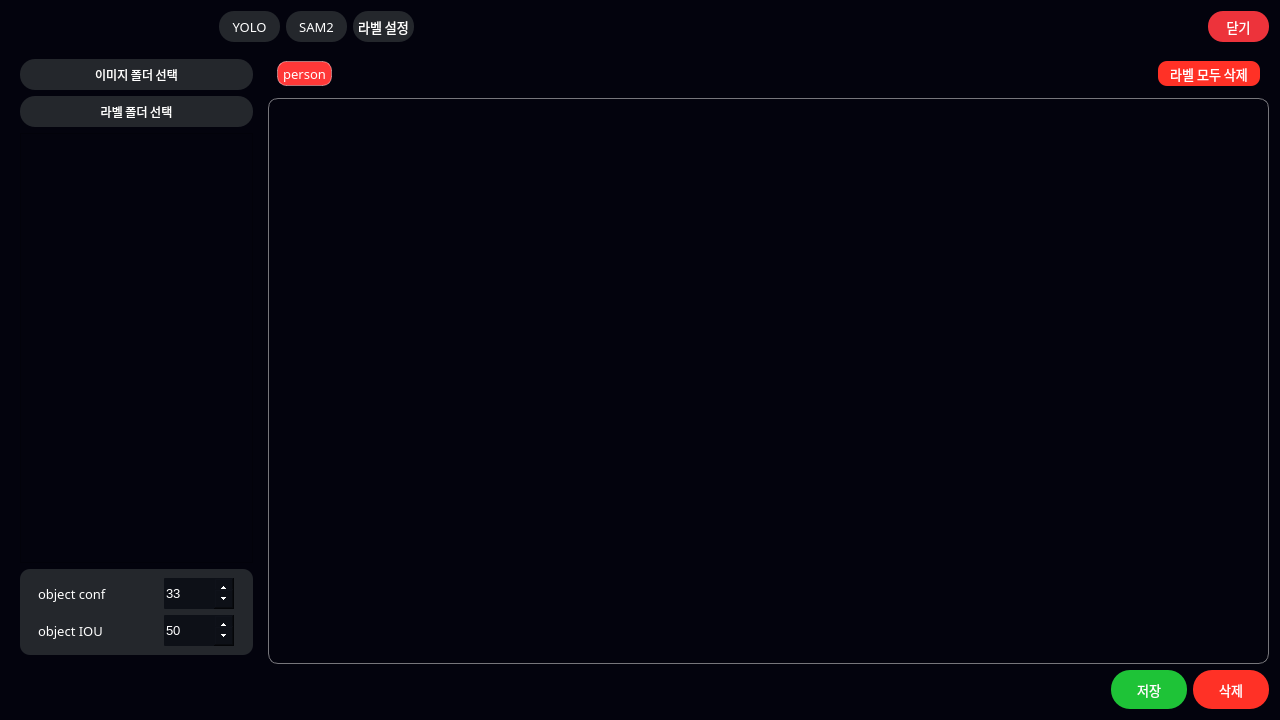
<?xml version="1.0" encoding="UTF-8"?>
<ui version="4.0">
 <class>labeling_window</class>
 <widget class="QWidget" name="labeling_window">
  <property name="windowModality">
   <enum>Qt::WindowModality::ApplicationModal</enum>
  </property>
  <property name="geometry">
   <rect>
    <x>0</x>
    <y>0</y>
    <width>1280</width>
    <height>720</height>
   </rect>
  </property>
  <property name="maximumSize">
   <size>
    <width>999999</width>
    <height>9999999</height>
   </size>
  </property>
  <property name="focusPolicy">
   <enum>Qt::FocusPolicy::StrongFocus</enum>
  </property>
  <property name="windowTitle">
   <string notr="true">Labeling</string>
  </property>
  <property name="styleSheet">
   <string notr="true">background-color: rgb(3, 3, 13);</string>
  </property>
  <layout class="QVBoxLayout" name="verticalLayout_6">
   <item>
    <layout class="QVBoxLayout" name="verticalLayout_4">
     <item>
      <layout class="QHBoxLayout" name="horizontalLayout_9">
       <item>
        <layout class="QHBoxLayout" name="horizontalLayout_6">
         <item>
          <widget class="QLabel" name="top_logo_2">
           <property name="minimumSize">
            <size>
             <width>202</width>
             <height>32</height>
            </size>
           </property>
           <property name="maximumSize">
            <size>
             <width>202</width>
             <height>32</height>
            </size>
           </property>
           <property name="font">
            <font>
             <family>Sans</family>
            </font>
           </property>
           <property name="text">
            <string/>
           </property>
           <property name="pixmap">
            <pixmap resource="../resource.qrc">:/newPrefix/ui/logo.png</pixmap>
           </property>
           <property name="scaledContents">
            <bool>true</bool>
           </property>
          </widget>
         </item>
         <item>
          <widget class="QPushButton" name="YOLO_bnt">
           <property name="minimumSize">
            <size>
             <width>61</width>
             <height>31</height>
            </size>
           </property>
           <property name="maximumSize">
            <size>
             <width>61</width>
             <height>31</height>
            </size>
           </property>
           <property name="font">
            <font>
             <family>NanumSquareRound</family>
             <pointsize>10</pointsize>
             <bold>false</bold>
            </font>
           </property>
           <property name="cursor">
            <cursorShape>PointingHandCursor</cursorShape>
           </property>
           <property name="styleSheet">
            <string notr="true">QPushButton {
    background-color: rgb(36, 39, 44);
    color: rgb(255, 255, 255);
    border-radius: 15px;
}

QPushButton:checked {
    background-color: rgb(30, 195, 55);
    color: rgb(255, 255, 255);
    border-radius: 15px;
}</string>
           </property>
           <property name="text">
            <string>YOLO</string>
           </property>
           <property name="checkable">
            <bool>false</bool>
           </property>
          </widget>
         </item>
         <item>
          <widget class="QPushButton" name="SAM2_bnt">
           <property name="minimumSize">
            <size>
             <width>61</width>
             <height>31</height>
            </size>
           </property>
           <property name="maximumSize">
            <size>
             <width>61</width>
             <height>31</height>
            </size>
           </property>
           <property name="font">
            <font>
             <family>NanumSquareRound</family>
             <pointsize>10</pointsize>
             <bold>false</bold>
            </font>
           </property>
           <property name="cursor">
            <cursorShape>PointingHandCursor</cursorShape>
           </property>
           <property name="styleSheet">
            <string notr="true">QPushButton {
    background-color: rgb(36, 39, 44);
    color: rgb(255, 255, 255);
    border-radius: 15px;
}

QPushButton:checked {
    background-color: rgb(30, 195, 55);
    color: rgb(255, 255, 255);
    border-radius: 15px;
}</string>
           </property>
           <property name="text">
            <string>SAM2</string>
           </property>
           <property name="checkable">
            <bool>true</bool>
           </property>
          </widget>
         </item>
         <item>
          <widget class="QPushButton" name="label_setting_bnt">
           <property name="minimumSize">
            <size>
             <width>61</width>
             <height>31</height>
            </size>
           </property>
           <property name="maximumSize">
            <size>
             <width>61</width>
             <height>31</height>
            </size>
           </property>
           <property name="font">
            <font>
             <family>NanumSquareRound</family>
             <pointsize>10</pointsize>
             <bold>false</bold>
            </font>
           </property>
           <property name="cursor">
            <cursorShape>PointingHandCursor</cursorShape>
           </property>
           <property name="styleSheet">
            <string notr="true">background-color: rgb(36, 39, 44);
color: rgb(255, 255, 255);
border-radius: 15px;
</string>
           </property>
           <property name="text">
            <string>라벨 설정</string>
           </property>
          </widget>
         </item>
         <item>
          <spacer name="horizontalSpacer_4">
           <property name="orientation">
            <enum>Qt::Orientation::Horizontal</enum>
           </property>
           <property name="sizeHint" stdset="0">
            <size>
             <width>40</width>
             <height>20</height>
            </size>
           </property>
          </spacer>
         </item>
         <item>
          <widget class="QPushButton" name="shutdown_bnt">
           <property name="minimumSize">
            <size>
             <width>61</width>
             <height>31</height>
            </size>
           </property>
           <property name="maximumSize">
            <size>
             <width>61</width>
             <height>31</height>
            </size>
           </property>
           <property name="font">
            <font>
             <family>NanumSquareRound</family>
             <pointsize>10</pointsize>
             <bold>false</bold>
            </font>
           </property>
           <property name="cursor">
            <cursorShape>PointingHandCursor</cursorShape>
           </property>
           <property name="styleSheet">
            <string notr="true">background-color: rgb(237, 51, 59);
color: rgb(255, 255, 255);
border-radius: 15px;
</string>
           </property>
           <property name="text">
            <string>닫기</string>
           </property>
          </widget>
         </item>
        </layout>
       </item>
      </layout>
     </item>
     <item>
      <spacer name="verticalSpacer_2">
       <property name="orientation">
        <enum>Qt::Orientation::Vertical</enum>
       </property>
       <property name="sizeType">
        <enum>QSizePolicy::Policy::Fixed</enum>
       </property>
       <property name="sizeHint" stdset="0">
        <size>
         <width>20</width>
         <height>1</height>
        </size>
       </property>
      </spacer>
     </item>
     <item>
      <layout class="QHBoxLayout" name="horizontalLayout_2">
       <item>
        <widget class="QWidget" name="label_info_widget" native="true">
         <property name="sizePolicy">
          <sizepolicy hsizetype="Expanding" vsizetype="Expanding">
           <horstretch>0</horstretch>
           <verstretch>0</verstretch>
          </sizepolicy>
         </property>
         <property name="minimumSize">
          <size>
           <width>251</width>
           <height>510</height>
          </size>
         </property>
         <property name="maximumSize">
          <size>
           <width>251</width>
           <height>9999</height>
          </size>
         </property>
         <layout class="QVBoxLayout" name="verticalLayout_2">
          <item>
           <widget class="QPushButton" name="img_dir_folder_select_bnt">
            <property name="minimumSize">
             <size>
              <width>80</width>
              <height>31</height>
             </size>
            </property>
            <property name="maximumSize">
             <size>
              <width>235</width>
              <height>30</height>
             </size>
            </property>
            <property name="font">
             <font>
              <family>NanumSquareRound</family>
              <pointsize>9</pointsize>
              <bold>false</bold>
             </font>
            </property>
            <property name="cursor">
             <cursorShape>PointingHandCursor</cursorShape>
            </property>
            <property name="styleSheet">
             <string notr="true">
background-color: rgb(36, 39, 44);
color: rgb(255, 255, 255);
border-radius: 15px;

</string>
            </property>
            <property name="text">
             <string>이미지 폴더 선택</string>
            </property>
           </widget>
          </item>
          <item>
           <widget class="QPushButton" name="label_dir_folder_select_bnt">
            <property name="minimumSize">
             <size>
              <width>80</width>
              <height>31</height>
             </size>
            </property>
            <property name="maximumSize">
             <size>
              <width>233</width>
              <height>31</height>
             </size>
            </property>
            <property name="font">
             <font>
              <family>NanumSquareRound</family>
              <pointsize>9</pointsize>
              <bold>false</bold>
             </font>
            </property>
            <property name="cursor">
             <cursorShape>PointingHandCursor</cursorShape>
            </property>
            <property name="styleSheet">
             <string notr="true">
background-color: rgb(36, 39, 44);
color: rgb(255, 255, 255);
border-radius: 15px;

</string>
            </property>
            <property name="text">
             <string>라벨 폴더 선택</string>
            </property>
           </widget>
          </item>
          <item>
           <layout class="QVBoxLayout" name="verticalLayout">
            <item>
             <widget class="QListWidget" name="label_list">
              <property name="maximumSize">
               <size>
                <width>233</width>
                <height>16777215</height>
               </size>
              </property>
              <property name="font">
               <font>
                <pointsize>10</pointsize>
               </font>
              </property>
              <property name="focusPolicy">
               <enum>Qt::FocusPolicy::NoFocus</enum>
              </property>
              <property name="styleSheet">
               <string notr="true">QTableWidget {
    background-color: rgb(13, 16, 23); /* 테이블 전체 배경색 */
    color: rgb(255, 255, 255);
}

QHeaderView::section {
    color: rgb(209, 209, 209); /* 헤더 텍스트 색상 - 회색 */
background-color: rgb(7, 7, 16); /* 테이블 전체 배경색 */
}

QListWidget::item {
    color: rgb(255, 255, 255); /* 기본 상태에서의 텍스트 색상 - 흰색 */

}

QListWidget::item:selected {
    background-color: rgb(140, 167, 123); /* 선택된 셀의 배경색 */
    color: rgb(255, 255, 255);

}

QScrollBar:vertical {
    border: 1px solid #999999;
    background: #b3b3b3c6;
    width: 8px;
}
QScrollBar::handle:vertical {
background: #2f2f2f; 
min-height: 10px;
width: 8px;

}
</string>
              </property>
              <property name="editTriggers">
               <set>QAbstractItemView::EditTrigger::NoEditTriggers</set>
              </property>
              <property name="dragEnabled">
               <bool>false</bool>
              </property>
              <property name="selectionMode">
               <enum>QAbstractItemView::SelectionMode::ContiguousSelection</enum>
              </property>
             </widget>
            </item>
            <item>
             <widget class="QWidget" name="widget" native="true">
              <property name="styleSheet">
               <string notr="true">    QWidget {
background-color: rgb(36, 39, 44);
color: rgb(255, 255, 255);
border-radius: 10px;

}</string>
              </property>
              <layout class="QVBoxLayout" name="verticalLayout_8">
               <item>
                <layout class="QVBoxLayout" name="verticalLayout_9">
                 <item>
                  <layout class="QHBoxLayout" name="horizontalLayout_11">
                   <item>
                    <widget class="QLabel" name="object_conf_label">
                     <property name="sizePolicy">
                      <sizepolicy hsizetype="Fixed" vsizetype="Fixed">
                       <horstretch>0</horstretch>
                       <verstretch>0</verstretch>
                      </sizepolicy>
                     </property>
                     <property name="minimumSize">
                      <size>
                       <width>106</width>
                       <height>31</height>
                      </size>
                     </property>
                     <property name="maximumSize">
                      <size>
                       <width>111</width>
                       <height>16777215</height>
                      </size>
                     </property>
                     <property name="font">
                      <font>
                       <family>Sans Serif</family>
                       <pointsize>10</pointsize>
                       <bold>false</bold>
                      </font>
                     </property>
                     <property name="styleSheet">
                      <string notr="true">color: rgb(255, 255, 255);</string>
                     </property>
                     <property name="text">
                      <string>object conf</string>
                     </property>
                     <property name="alignment">
                      <set>Qt::AlignmentFlag::AlignLeading|Qt::AlignmentFlag::AlignLeft|Qt::AlignmentFlag::AlignVCenter</set>
                     </property>
                    </widget>
                   </item>
                   <item>
                    <widget class="QSpinBox" name="object_conf_value">
                     <property name="sizePolicy">
                      <sizepolicy hsizetype="Fixed" vsizetype="Fixed">
                       <horstretch>0</horstretch>
                       <verstretch>0</verstretch>
                      </sizepolicy>
                     </property>
                     <property name="minimumSize">
                      <size>
                       <width>70</width>
                       <height>31</height>
                      </size>
                     </property>
                     <property name="maximumSize">
                      <size>
                       <width>16777215</width>
                       <height>31</height>
                      </size>
                     </property>
                     <property name="font">
                      <font>
                       <pointsize>10</pointsize>
                      </font>
                     </property>
                     <property name="styleSheet">
                      <string notr="true">
    QSpinBox {
        subcontrol-origin: padding;
        subcontrol-position: top right;
        background: rgb(13, 16, 23);
        color: rgb(255, 255, 255);
		border-radius: 1px;
	


    }



QSpinBox::up-button {
    subcontrol-origin: border;
    subcontrol-position: top right; /* 업 버튼 위치 */
    width: 20px;
    height: 20px;
}



QSpinBox::down-button {
    subcontrol-origin: border;
    subcontrol-position: bottom right; /* 업 버튼 위치 */
    width: 20px;
    height: 20px;
}</string>
                     </property>
                     <property name="minimum">
                      <number>1</number>
                     </property>
                     <property name="maximum">
                      <number>100</number>
                     </property>
                     <property name="value">
                      <number>33</number>
                     </property>
                    </widget>
                   </item>
                  </layout>
                 </item>
                 <item>
                  <layout class="QHBoxLayout" name="horizontalLayout_12">
                   <item>
                    <widget class="QLabel" name="object_IOU_label">
                     <property name="sizePolicy">
                      <sizepolicy hsizetype="Fixed" vsizetype="Fixed">
                       <horstretch>0</horstretch>
                       <verstretch>0</verstretch>
                      </sizepolicy>
                     </property>
                     <property name="minimumSize">
                      <size>
                       <width>106</width>
                       <height>31</height>
                      </size>
                     </property>
                     <property name="maximumSize">
                      <size>
                       <width>111</width>
                       <height>16777215</height>
                      </size>
                     </property>
                     <property name="font">
                      <font>
                       <family>Sans Serif</family>
                       <pointsize>10</pointsize>
                       <bold>false</bold>
                      </font>
                     </property>
                     <property name="styleSheet">
                      <string notr="true">color: rgb(255, 255, 255);</string>
                     </property>
                     <property name="text">
                      <string>object IOU</string>
                     </property>
                     <property name="alignment">
                      <set>Qt::AlignmentFlag::AlignLeading|Qt::AlignmentFlag::AlignLeft|Qt::AlignmentFlag::AlignVCenter</set>
                     </property>
                    </widget>
                   </item>
                   <item>
                    <widget class="QSpinBox" name="object_IOU_value">
                     <property name="sizePolicy">
                      <sizepolicy hsizetype="Fixed" vsizetype="Fixed">
                       <horstretch>0</horstretch>
                       <verstretch>0</verstretch>
                      </sizepolicy>
                     </property>
                     <property name="minimumSize">
                      <size>
                       <width>70</width>
                       <height>31</height>
                      </size>
                     </property>
                     <property name="maximumSize">
                      <size>
                       <width>16777215</width>
                       <height>31</height>
                      </size>
                     </property>
                     <property name="font">
                      <font>
                       <pointsize>10</pointsize>
                      </font>
                     </property>
                     <property name="styleSheet">
                      <string notr="true">
    QSpinBox {
        subcontrol-origin: padding;
        subcontrol-position: top right;
        background: rgb(13, 16, 23);
        color: rgb(255, 255, 255);
		border-radius: 1px;
	


    }



QSpinBox::up-button {
    subcontrol-origin: border;
    subcontrol-position: top right; /* 업 버튼 위치 */

    width: 20px;
    height: 20px;
}



QSpinBox::down-button {
    subcontrol-origin: border;
    subcontrol-position: bottom right; /* 업 버튼 위치 */
    width: 20px;
    height: 20px;
}</string>
                     </property>
                     <property name="minimum">
                      <number>1</number>
                     </property>
                     <property name="maximum">
                      <number>100</number>
                     </property>
                     <property name="singleStep">
                      <number>1</number>
                     </property>
                     <property name="stepType">
                      <enum>QAbstractSpinBox::StepType::DefaultStepType</enum>
                     </property>
                     <property name="value">
                      <number>50</number>
                     </property>
                     <property name="displayIntegerBase">
                      <number>10</number>
                     </property>
                    </widget>
                   </item>
                  </layout>
                 </item>
                </layout>
               </item>
              </layout>
             </widget>
            </item>
           </layout>
          </item>
         </layout>
        </widget>
       </item>
       <item>
        <layout class="QVBoxLayout" name="verticalLayout_3">
         <property name="spacing">
          <number>0</number>
         </property>
         <item>
          <widget class="QWidget" name="label_class_widget" native="true">
           <property name="minimumSize">
            <size>
             <width>0</width>
             <height>48</height>
            </size>
           </property>
           <property name="maximumSize">
            <size>
             <width>9999</width>
             <height>48</height>
            </size>
           </property>
           <layout class="QVBoxLayout" name="verticalLayout_5">
            <item>
             <layout class="QHBoxLayout" name="horizontalLayout_8">
              <property name="sizeConstraint">
               <enum>QLayout::SizeConstraint::SetFixedSize</enum>
              </property>
              <item>
               <layout class="QHBoxLayout" name="horizontalLayout_7">
                <property name="spacing">
                 <number>6</number>
                </property>
                <item>
                 <layout class="QHBoxLayout" name="horizontalLayout">
                  <item>
                   <widget class="QPushButton" name="cls_0">
                    <property name="sizePolicy">
                     <sizepolicy hsizetype="Preferred" vsizetype="Preferred">
                      <horstretch>0</horstretch>
                      <verstretch>0</verstretch>
                     </sizepolicy>
                    </property>
                    <property name="minimumSize">
                     <size>
                      <width>55</width>
                      <height>25</height>
                     </size>
                    </property>
                    <property name="maximumSize">
                     <size>
                      <width>55</width>
                      <height>25</height>
                     </size>
                    </property>
                    <property name="font">
                     <font>
                      <family>Sans</family>
                      <pointsize>10</pointsize>
                     </font>
                    </property>
                    <property name="cursor">
                     <cursorShape>PointingHandCursor</cursorShape>
                    </property>
                    <property name="styleSheet">
                     <string notr="true">
QPushButton{
background-color: rgb(255, 56, 56);
color: rgb(255, 255, 255);
border-radius: 9px;
border: 1px solid rgba(255, 255, 255, 100);
}


QPushButton:checked {
                color: white;
				border-radius: 9px;
				border: 2px solid rgb(255, 255, 255);

            }</string>
                    </property>
                    <property name="text">
                     <string>person</string>
                    </property>
                    <property name="checkable">
                     <bool>true</bool>
                    </property>
                   </widget>
                  </item>
                 </layout>
                </item>
                <item>
                 <spacer name="horizontalSpacer_2">
                  <property name="orientation">
                   <enum>Qt::Orientation::Horizontal</enum>
                  </property>
                  <property name="sizeType">
                   <enum>QSizePolicy::Policy::Expanding</enum>
                  </property>
                  <property name="sizeHint" stdset="0">
                   <size>
                    <width>562</width>
                    <height>20</height>
                   </size>
                  </property>
                 </spacer>
                </item>
                <item>
                 <widget class="QPushButton" name="label_del_bnt">
                  <property name="sizePolicy">
                   <sizepolicy hsizetype="Preferred" vsizetype="Preferred">
                    <horstretch>0</horstretch>
                    <verstretch>0</verstretch>
                   </sizepolicy>
                  </property>
                  <property name="minimumSize">
                   <size>
                    <width>102</width>
                    <height>25</height>
                   </size>
                  </property>
                  <property name="maximumSize">
                   <size>
                    <width>9999</width>
                    <height>25</height>
                   </size>
                  </property>
                  <property name="font">
                   <font>
                    <family>Sans</family>
                    <pointsize>10</pointsize>
                   </font>
                  </property>
                  <property name="cursor">
                   <cursorShape>PointingHandCursor</cursorShape>
                  </property>
                  <property name="styleSheet">
                   <string notr="true">border-radius: 9px;
background-color: rgb(255, 49, 38);
color: rgb(255, 255, 255);</string>
                  </property>
                  <property name="text">
                   <string>라벨 모두 삭제</string>
                  </property>
                 </widget>
                </item>
               </layout>
              </item>
             </layout>
            </item>
           </layout>
          </widget>
         </item>
         <item>
          <widget class="QLabel" name="label_image_viewer">
           <property name="sizePolicy">
            <sizepolicy hsizetype="Preferred" vsizetype="Preferred">
             <horstretch>0</horstretch>
             <verstretch>0</verstretch>
            </sizepolicy>
           </property>
           <property name="minimumSize">
            <size>
             <width>640</width>
             <height>460</height>
            </size>
           </property>
           <property name="maximumSize">
            <size>
             <width>9999</width>
             <height>9999</height>
            </size>
           </property>
           <property name="font">
            <font>
             <family>Sans</family>
            </font>
           </property>
           <property name="styleSheet">
            <string notr="true">border: 1px solid rgb(119, 118, 123);
border-radius: 10px ;</string>
           </property>
           <property name="text">
            <string/>
           </property>
           <property name="textFormat">
            <enum>Qt::TextFormat::PlainText</enum>
           </property>
           <property name="alignment">
            <set>Qt::AlignmentFlag::AlignCenter</set>
           </property>
          </widget>
         </item>
        </layout>
       </item>
      </layout>
     </item>
     <item>
      <layout class="QHBoxLayout" name="horizontalLayout_5">
       <item>
        <spacer name="horizontalSpacer">
         <property name="orientation">
          <enum>Qt::Orientation::Horizontal</enum>
         </property>
         <property name="sizeType">
          <enum>QSizePolicy::Policy::Expanding</enum>
         </property>
         <property name="sizeHint" stdset="0">
          <size>
           <width>940</width>
           <height>20</height>
          </size>
         </property>
        </spacer>
       </item>
       <item>
        <layout class="QHBoxLayout" name="horizontalLayout_4">
         <item>
          <widget class="QPushButton" name="label_save_bnt">
           <property name="sizePolicy">
            <sizepolicy hsizetype="Fixed" vsizetype="Fixed">
             <horstretch>0</horstretch>
             <verstretch>0</verstretch>
            </sizepolicy>
           </property>
           <property name="minimumSize">
            <size>
             <width>76</width>
             <height>39</height>
            </size>
           </property>
           <property name="maximumSize">
            <size>
             <width>76</width>
             <height>39</height>
            </size>
           </property>
           <property name="font">
            <font>
             <family>Sans</family>
             <pointsize>10</pointsize>
            </font>
           </property>
           <property name="cursor">
            <cursorShape>PointingHandCursor</cursorShape>
           </property>
           <property name="styleSheet">
            <string notr="true">background-color: rgb(30, 195, 55);
color: rgb(255, 255, 255);
border-radius: 19px;

</string>
           </property>
           <property name="text">
            <string>저장</string>
           </property>
          </widget>
         </item>
         <item>
          <widget class="QPushButton" name="label_data_del_bnt">
           <property name="sizePolicy">
            <sizepolicy hsizetype="Fixed" vsizetype="Fixed">
             <horstretch>0</horstretch>
             <verstretch>0</verstretch>
            </sizepolicy>
           </property>
           <property name="minimumSize">
            <size>
             <width>76</width>
             <height>39</height>
            </size>
           </property>
           <property name="maximumSize">
            <size>
             <width>76</width>
             <height>39</height>
            </size>
           </property>
           <property name="font">
            <font>
             <family>Sans</family>
             <pointsize>10</pointsize>
            </font>
           </property>
           <property name="cursor">
            <cursorShape>PointingHandCursor</cursorShape>
           </property>
           <property name="styleSheet">
            <string notr="true">background-color: rgb(255, 49, 38);
color: rgb(255, 255, 255);
border-radius: 19px;
</string>
           </property>
           <property name="text">
            <string>삭제</string>
           </property>
          </widget>
         </item>
        </layout>
       </item>
      </layout>
     </item>
    </layout>
   </item>
  </layout>
 </widget>
 <resources>
  <include location="../resource.qrc"/>
 </resources>
 <connections/>
</ui>
